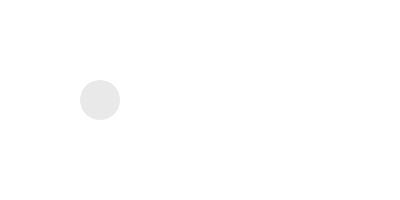
Frame 1 (no input)
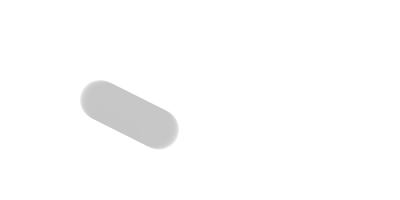
Frame 60 (no input)
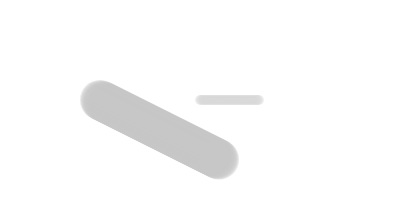
Frame 120 (the mouse pressed at the canvas centre since frame 60)

The p5.js sketch that drew these frames (run headless with seeded random() and noise() and a simulated clock; from frame 60 on, the mouse is pressed at the canvas centre):

// p5.js sketch
// ── sketch.js
let a_x = [100];
let a_y = [100]; 
let a_xspeed = [1];
let a_yspeed = [0.5];
let a_r = [20];
let a_color = [200];
let a_alpha = 100;

function setup() {
  createCanvas(400, 200).mousePressed(function () {
    a_x.push(mouseX);
    a_y.push(mouseY);
    let r = random([[0,1],[1,0]]);
    a_xspeed.push(r[0]);
    a_yspeed.push(r[1]);
    a_r.push(random([5,10]));  
    a_color.push(random(100,255));
    // a_xspeed.push(random([2,5]));
    // a_yspeed.push(random([2,5]));
    // a_r.push(random([4,10,20]));    
  });
  createSpan('click on the canvas for a new ball');
  noStroke();
}

function draw() {
  // background(0);
  for (let i = 0; i < a_x.length; i++) {
    draw_one(i);
  }
}

function draw_one(i) {
  fill(a_color[i], a_alpha)
  ellipse(a_x[i], a_y[i], a_r[i]*2, a_r[i]*2);
  a_x[i] += a_xspeed[i];
  a_y[i] += a_yspeed[i];
  if (a_x[i] > width - a_r[i] || a_x[i] < a_r[i]) {
    a_xspeed[i] = -a_xspeed[i];
  }
  if (a_y[i] > height - a_r[i] || a_y[i] < a_r[i]) {
    a_yspeed[i] = -a_yspeed[i];
  }
}

// https://editor.p5js.org/jht1493/sketches/gVFoxRUsw
// 4.3 array bouncing balls 3

// https://editor.p5js.org/jht1493/sketches/CYdufPe8D
// 4.3 array bouncing balls 2

// https://editor.p5js.org/jht1493/sketches/ss-mUo0A2
// 4.3 array bouncing balls

// https://editor.p5js.org/jht1493/sketches/T8dyF-XVE
// bouncing ball copy

// https://editor.p5js.org/icm/sketches/BJKWv5Tn
// bouncing ball 
